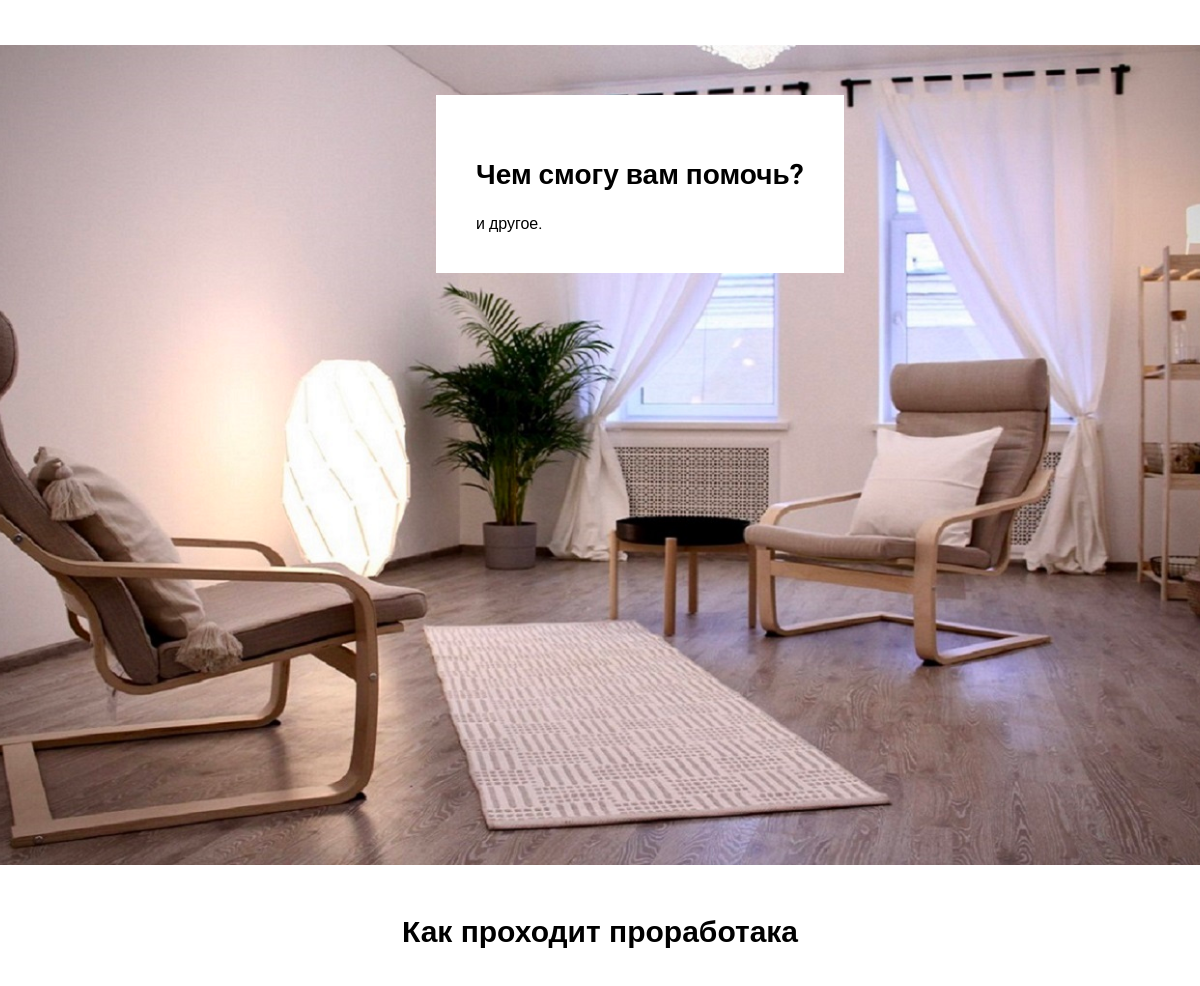
/session/ (middle part), run on an earlier commit of the app's database.
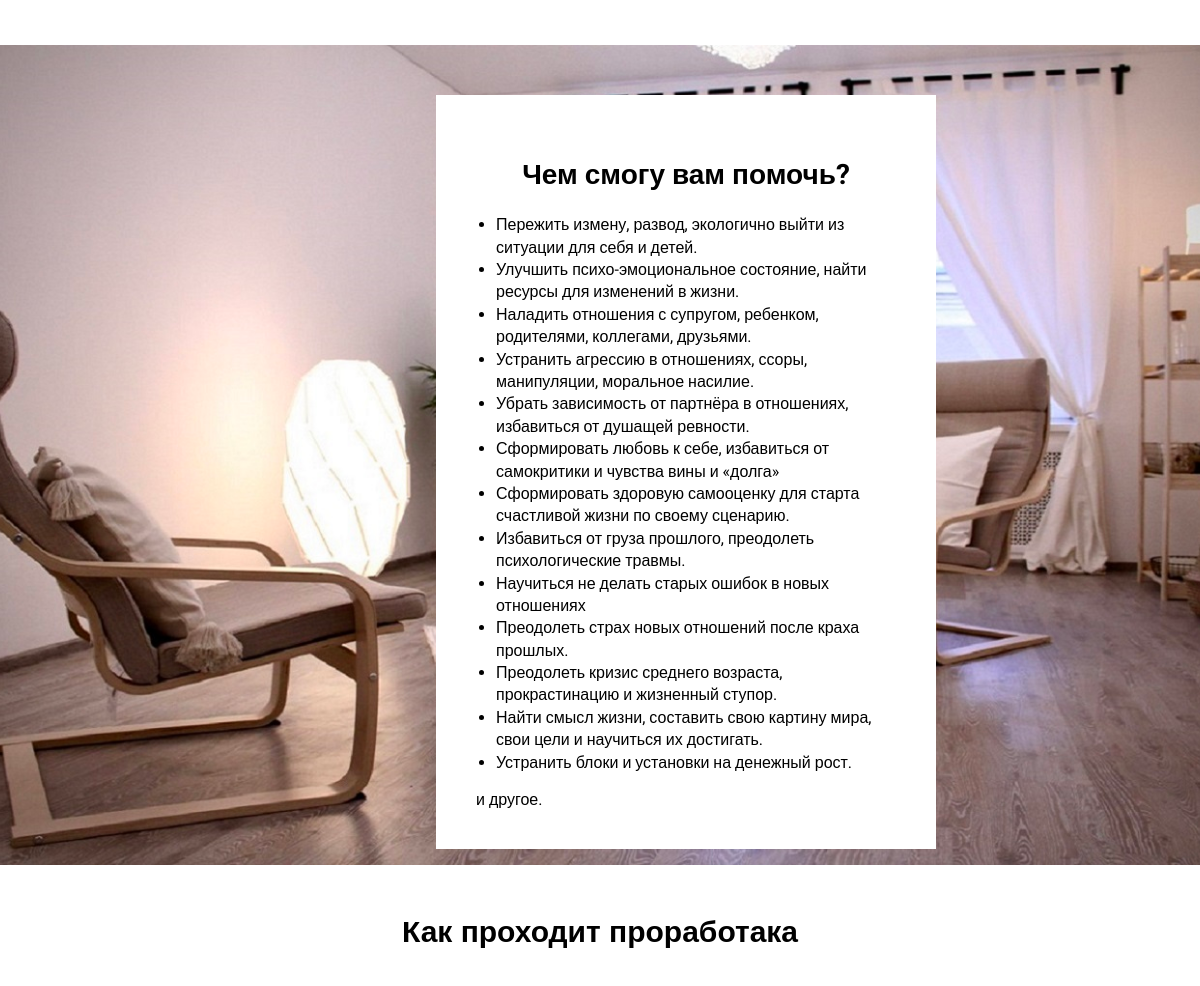
And on a later commit of the database.
### main/models.py (models this page shows)
class Session(models.Model):
    title = models.CharField(max_length=200, verbose_name='Заголовок')
    def __str__(self):
        return f'{self.title}'
    class Meta:
        verbose_name = 'Чем я смогу вам помочь'
        verbose_name_plural = 'Чем я смогу вам помочь'

### main/views.py (the view)
# urls.py: path('session/', views.session, name="session"),
def session(request):
    sessions = Session.objects.all()
    context = {"sessions": sessions}
    return render(request, "main/session.html", context)

### main/templates/main/session.html (shortened to what this page needs)
{% extends 'main/menu.html' %}
{% block content %}
{% load static %}
<div class="box_session">
    <div class="container_session">
        <div class="img_session1">
        </div>
    </div>
</div>
<div class="img_session2">
    <div class="box_session">
        <div class="header_session">
            <h2>Чем смогу вам помочь?</h2>
            <ul>
                {% for session in sessions %}
                <li>
                    {{ session }}
                </li>
                {% endfor %}
            </ul>
            и другое.
        </div>
    </div>
</div>
<div class="box2_session">
    <h2>
        Как проходит проработака
    </h2>
</div>
{% endblock %}

### main/templates/main/menu.html (shortened to what this page needs)
<!DOCTYPE html>
<html lang="en">
{% load static %}
<head>
    <link rel="stylesheet" href="{% static 'css/style.css' %}">
</head>
<body>
    <div>
        {% block content %}
        {% endblock %}
    </div>
</body>
</html>

### main/static/css/style.css (style rules this page uses)
body { background: white; padding: 0; margin: 0; font-family: Arial, Helvetica, sans-serif; height: 100%; }
.box_session { margin: 1% 3% 0 3%; position: relative; }
.container_session { display: flex; flex-wrap: wrap; justify-content:space-between; }
.img_session2 { background-image: url(../main/background2_session.jpg); background-repeat: no-repeat; background-position: center; background-size: cover; width: 100%; height: 820px; }
.header_session { font-family: 'Roboto', sans-serif; background-color: white; position: absolute; top: 50px; left: 400px; padding: 40px; max-width: 500px; box-sizing: border-box; }
.header_session h2 { font-size: 28px; text-align: center; }
.header_session ul { line-height: 1.4; margin-left: -20px; }
.box2_session { margin: 1% 3% 0 3%; }
.box2_session h2 { text-align: center; margin-top: 50px; font-size: 30px; }

What changed in the data, as far as the page shows it:
added Session: title "Пережить измену, развод, экологично выйти из ситуации для себя и детей."
added Session: title "Улучшить психо-эмоциональное состояние, найти ресурсы для изменений в жизни."
added Session: title "Наладить отношения с супругом, ребенком, родителями, коллегами, друзьями."
added Session: title "Устранить агрессию в отношениях, ссоры, манипуляции, моральное насилие."
added Session: title "Убрать зависимость от партнёра в отношениях, избавиться от душащей ревности."
added Session: title "Сформировать любовь к себе, избавиться от самокритики и чувства вины и «долга»"
added Session: title "Сформировать здоровую самооценку для старта счастливой жизни по своему сценарию."
added Session: title "Избавиться от груза прошлого, преодолеть психологические травмы."
added Session: title "Научиться не делать старых ошибок в новых отношениях"
added Session: title "Преодолеть страх новых отношений после краха прошлых."
added Session: title "Преодолеть кризис среднего возраста, прокрастинацию и жизненный ступор."
added Session: title "Найти смысл жизни, составить свою картину мира, свои цели и научиться их достигать."
added Session: title "Устранить блоки и установки на денежный рост."
